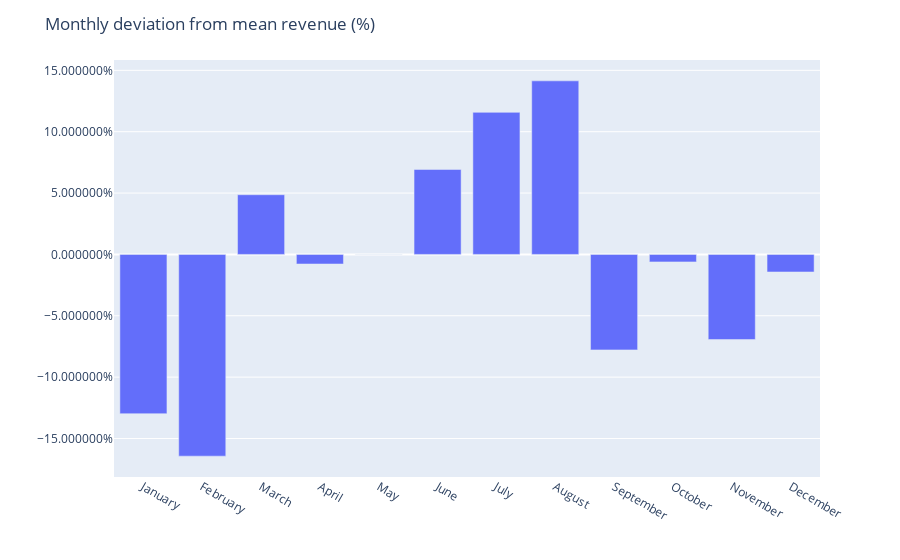

Here is the notebook cell this chart was saved with:
### Code cell
fig = px.bar(monthly_mean_diff)

fig.update_layout(
    yaxis_title="", 
    yaxis_tickformat = '%',
    xaxis_title="",
    title="Monthly deviation from mean revenue (%)",
    showlegend=False,
)
fig.show()

### Figure 1 — Plotly figure (JSON) as saved in the notebook; plotly's stock layout.template omitted (floating-point values rounded to 4 significant figures)
{"data": [{"alignmentgroup": "True", "hovertemplate": "variable=Revenue Passenger Miles<br>index=%{x}<br>value=%{y}<extra></extra>", "legendgroup": "Revenue Passenger Miles", "marker": {"color": "#636efa", "pattern": {"shape": ""}}, "name": "Revenue Passenger Miles", "offsetgroup": "Revenue Passenger Miles", "orientation": "v", "showlegend": true, "textposition": "auto", "type": "bar", "x": ["January", "February", "March", "April", "May", "June", "July", "August", "September", "October", "November", "December"], "xaxis": "x", "y": [-0.1298, -0.1644, 0.04864, -0.007799, -0.000133, 0.06922, 0.1158, 0.1414, -0.0778, -0.006083, -0.06938, -0.0143], "yaxis": "y"}], "layout": {"barmode": "relative", "legend": {"title": {"text": "variable"}, "tracegroupgap": 0}, "margin": {"t": 60}, "showlegend": false, "title": {"text": "Monthly deviation from mean revenue (%)"}, "xaxis": {"anchor": "y", "domain": [0, 1], "title": {"text": ""}}, "yaxis": {"anchor": "x", "domain": [0, 1], "tickformat": "%", "title": {"text": ""}}}}
